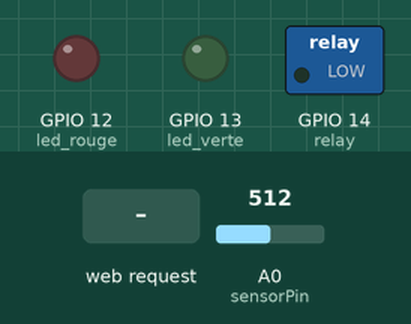
A sketch run on a simulated ESP8266 (NodeMCU). On the bench: switched loads named in the sketch (green lamp = pin HIGH), output pins drawn as LEDs (lit = HIGH). Dashed ring = blinking. Inputs (shaded band) come from the test bench; at power-on: A0 (sensorPin) = 512. WiFi joins after 1.5 s; servers stay silent unless stated; uploads are accepted with an empty reply; what the sketch prints to the serial monitor is not drawn.

Above: at 2.7 s.
2.8 s: HTTP request GET /check received
At 3.9 s:
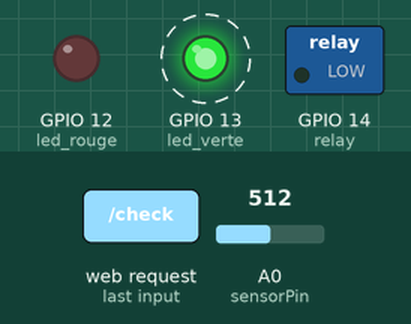
6.8 s: HTTP request GET /on received
10.2 s: HTTP request GET /off received
Timing chart, 0 to 13.2 s (numbered marks = the images above; inputs shaded):
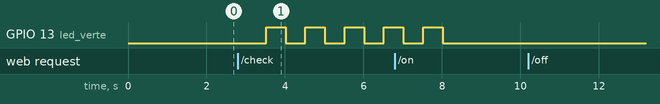

Measured:
- after the input at 2.8 s, GPIO 13 (led_verte): alternates HIGH for 0.50 s and LOW for 0.50 s, starting after 0.72 s
- after the input at 10.2 s, every drawn part: stays the same

The sketch:

script.ino
```cpp
#include <ESP8266WiFi.h>
#include <ESP8266HTTPClient.h>
#include <WiFiClient.h>


int pourcentage = 0;
//int miseEnMarche = 6;

int sensorPin = A0;
int led_verte = 13;
int led_rouge = 12;
int relay = 14;
int signal_sensor =3;

int hsol;

const char* ssid = "";
const char* password = "";

WiFiServer server(80);
WiFiClient wifiClient;

String header = "HTTP/1.1 200 OK\r\nContent-Type: text/html\r\n\r\n";
String html_1 = "<!DOCTYPE html><html><head><meta name='viewport' content='width=device-width, initial-scale=1.0'/><meta charset='utf-8'><style>body {font-size:140%;} #main {display: table; margin: auto;  padding: 0 10px 0 10px; } h2,{text-align:center; } .button { padding:10px 10px 10px 10px; width:100%;  background-color: #4CAF50; font-size: 120%;}</style><title>Arrosage Control</title></head><body><div id='main'><h2>Arrosage Control</h2>";
String html_2 = "";
String html_4 = "</div></body></html>";

void connectToWiFi() {

    IPAddress ip(192, 168, 56, 110);
    IPAddress dns(192,168,56,110);
    IPAddress gateway(192,168,56,254);
    IPAddress subnet(255, 255, 255, 0);

    WiFi.config(ip, dns, gateway, subnet);

    //Connect to WiFi Network
      Serial.println();
      Serial.println();
      Serial.print("Connecting to WiFi");
      Serial.println("...");
      WiFi.begin(ssid, password);
      int retries = 0;
    while ((WiFi.status() != WL_CONNECTED) && (retries < 15)) {
      retries++;
      delay(500);
      Serial.print(".");
    }


    server.begin();
    Serial.println("Server started");

    if (WiFi.status() == WL_CONNECTED) {
        Serial.println(F("WiFi connected!"));
        Serial.println("IP address: ");
        Serial.println(WiFi.localIP());
    }
        Serial.println(F("Setup ready"));
}

void setup()
{
  Serial.begin(9600);
  pinMode(sensorPin, INPUT);
  pinMode(signal_sensor, OUTPUT);
  pinMode(led_verte, OUTPUT);
  pinMode(led_rouge, OUTPUT);
  pinMode(relay, OUTPUT);
  //pinMode(miseEnMarche, OUTPUT);

  digitalWrite(led_verte, LOW);
  digitalWrite(led_rouge, LOW);
  digitalWrite(signal_sensor, LOW);
  digitalWrite(relay, LOW);
  //digitalWrite(miseEnMarche, HIGH);

  connectToWiFi();

}
void loop(){

         WiFiClient client = server.available();
         String request = client.readStringUntil('\r');

        HTTPClient https;
        String url = "https://www.project.monkila-tech.com/";

        https.begin(client, url);
        https.addHeader("Content-Type", "application/x-www-form-urlencoded");

        //String request = http.readStringUntil('\r');

            if (request.indexOf("check") > 0) {
                defaut();     // detecter l'état du sol
                traitement();

                  HTTPClient https;
                  String url = "https://www.project.monkila-tech.com/";

                  https.begin(client, url);
                  https.addHeader("Content-Type", "application/x-www-form-urlencoded");

                  String httpRequestData = "value="+pourcentage;
                  int httpResponseCode = https.POST(httpRequestData);

                  if(httpResponseCode>0){
                    Serial.println("Success");
                  }

                  https.end();

            }
            if ( request.indexOf("on") > 0) {
                defaut();

                if(pourcentage<20){
                  digitalWrite(signal_sensor, HIGH);
                  digitalWrite(relay, HIGH);

                  HTTPClient https;
                  String url = "https://www.project.monkila-tech.com/script.php";

                  https.begin(client, url);
                  https.addHeader("Content-Type", "application/x-www-form-urlencoded");

                  //double qt = 0,06*5;

                  String httpRequestData = "motif=arrosage&quantite=20";
                  int httpResponseCode = https.POST(httpRequestData);

                  if(httpResponseCode>0){
                    Serial.println("Success");
                  }

                  String url2 = "http://192.168.56.110/parms1=Arrosage demarrer";
                  https.begin(client, url2);
                  https.addHeader("Content-Type", "application/x-www-form-urlencoded");


                  https.end();

                  Serial.println("Arrosage demarrer");
                }else{
                  Serial.println("Impossible d'arroser car l'humidité est elever");

                  HTTPClient https;

                  String url3 = "http://192.168.56.110/parms1=Impossible d'arroser car l'humidité est elever";
                  https.begin(client, url3);
                  https.addHeader("Content-Type", "application/x-www-form-urlencoded");


                  digitalWrite(relay, LOW);
                }

            }
            if (request.indexOf("off") > 0) {
                digitalWrite(signal_sensor, LOW);
                digitalWrite(relay, LOW);

                HTTPClient https;

                 String url4 = "http://192.168.56.110/parms1=Arrosage fermer";
                  https.begin(client, url4);
                  https.addHeader("Content-Type", "application/x-www-form-urlencoded");

                Serial.println("Arrosage fermer");


            }


            // client.flush();

            // client.print( header );
            // client.print( html_1 );
            // client.print( html_2 );
            // client.print( html_4);

            // delay(5);


}


int Conversion(int value){
  int valeurPourcentage = 0;
  valeurPourcentage = map(value, 1023, 0, 0, 100);

  return valeurPourcentage;
}


void defaut(){
      hsol = analogRead(sensorPin);
      pourcentage = Conversion(hsol);

           Serial.println(pourcentage);
  }


void traitement(){

    if(pourcentage<20){
      digitalWrite(led_rouge, 1);
      delay(500);
      digitalWrite(led_rouge, 0);
      delay(500);
      digitalWrite(led_rouge, 1);
      delay(500);
      digitalWrite(led_rouge, 0);
      delay(500);
      digitalWrite(led_rouge, 1);
      delay(500);
      digitalWrite(led_rouge, 0);
      delay(500);
      digitalWrite(led_rouge, 1);
      delay(500);
      digitalWrite(led_rouge, 0);
      delay(500);
      digitalWrite(led_rouge, 1);
      delay(500);
      digitalWrite(led_rouge, 0);
      delay(500);
    }

    if(pourcentage>20){
      digitalWrite(led_verte, 1);
      delay(500);
      digitalWrite(led_verte, 0);
      delay(500);
      digitalWrite(led_verte, 1);
      delay(500);
      digitalWrite(led_verte, 0);
      delay(500);
      digitalWrite(led_verte, 1);
      delay(500);
      digitalWrite(led_verte, 0);
      delay(500);
      digitalWrite(led_verte, 1);
      delay(500);
      digitalWrite(led_verte, 0);
      delay(500);
      digitalWrite(led_verte, 1);
      delay(500);
      digitalWrite(led_verte, 0);
      delay(500);
    }

  }
```
